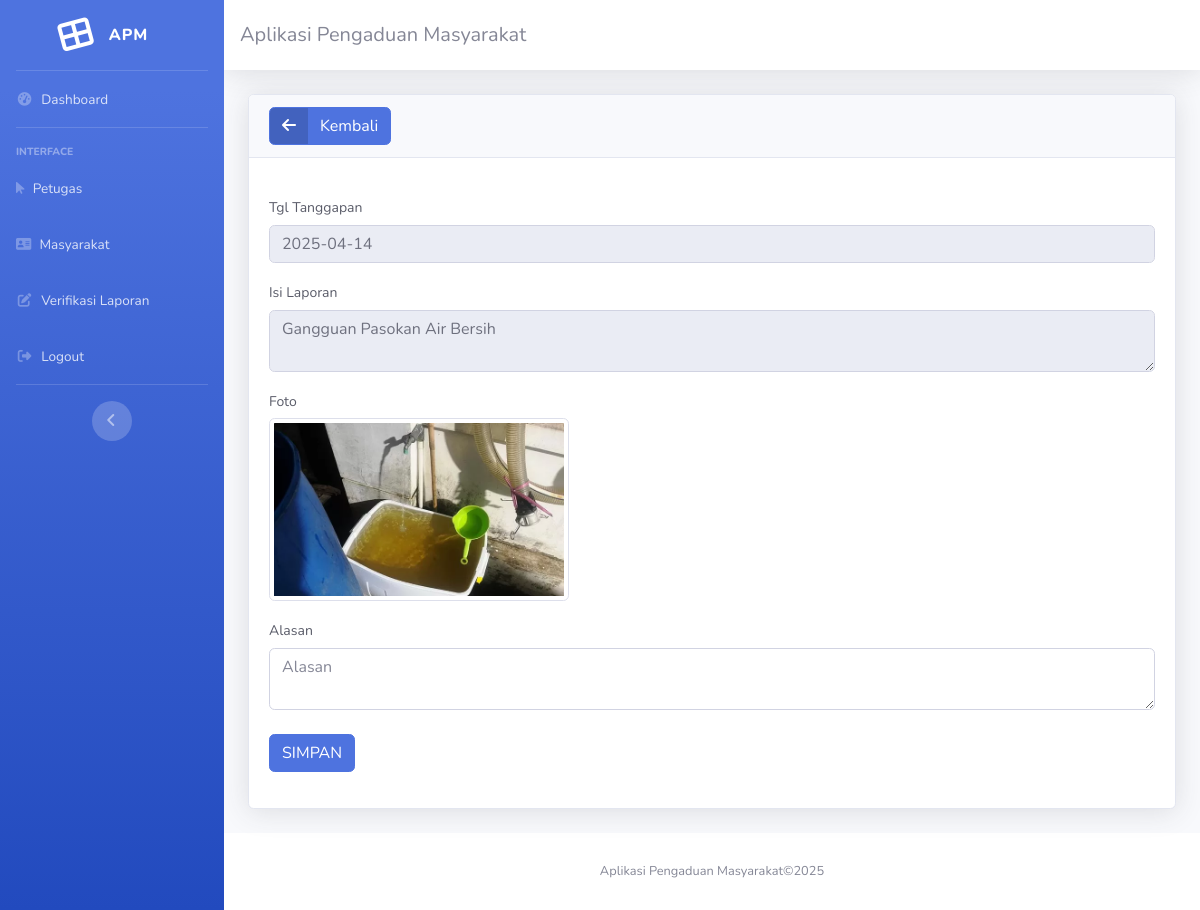
The page /admin/admin.php?url=tolak-pengaduan&id=19 (signed in) on the database its author committed.
### tables this page shows
CREATE TABLE `pengaduan` (
  `id_pengaduan` int(11) NOT NULL,
  `tgl_pengaduan` date NOT NULL,
  `nik` char(16) NOT NULL,
  `isi_laporan` text NOT NULL,
  `foto` varchar(255) NOT NULL,
  `status` enum('0','proses','selesai','ditolak') NOT NULL
);

### admin/tolak_pengaduan.php (the view, shortened to what this page needs)
<?php
include '../koneksi.php';
$id = $_GET['id'];
$query = mysqli_query($koneksi, "SELECT*FROM pengaduan WHERE id_pengaduan='$id'");
$data = mysqli_fetch_array($query);
?>
<div class="card shadow">
    <div class="card-header">
        <a href="?url=verifikasi-tanggapan" class="btn btn-primary btn-icon-split">
            <span class="icon text-white-5">
                <i class="fa fa-arrow-left"></i>
            </span>
            <span class="text"> Kembali </span>
        </a>
    </div>
    <div class="card-body">
        <form method="post" action="proses_tolak_pengaduan.php" enctype="multipart/form-data">
            <div class="form-group">
                <label for="" style="font-size: 14px;">Tgl Tanggapan</label>
                <input type="text" name="tgl_tanggapan" class="form-control" readonly value="<?= date('Y-m-d'); ?>">
            </div>
            <div class="form-group">
                <label for="" style="font-size: 14px;">Isi Laporan</label>
                <textarea name="isi_laporan" id="isi_laporan" class="form-control"
                    readonly><?= $data['isi_laporan']; ?></textarea>
            </div>
            <div class="form-group">
                <label for="" style="font-size: 14px;">Foto</label>
                <br>
                <img class="img-thumbnail" src="../foto/<?= $data['foto'] ?>" width="300">
            </div>
            <div class="form-group">
                <label for="" style="font-size: 14px;">Alasan</label>
                <textarea name="isi_tanggapan" id="isi_tanggapan" class="form-control" placeholder="Alasan"
                    required></textarea>
                <br>
            <div class="form-group">
                <button type="submit" class="btn btn-primary"> SIMPAN </button>
            </div>
        </form>
    </div>
</div>

### rows shown on the page
pengaduan: isi_laporan "Gangguan Pasokan Air Bersih", foto (picture)
